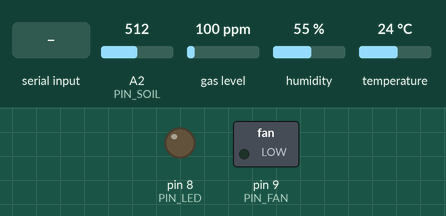
Recording of a sketch running on a simulated Arduino Mega 2560, built with avr-gcc and run on an emulated ATmega2560. On the bench: switched loads named in the sketch (green lamp = pin HIGH), output pins drawn as LEDs (lit = HIGH). The inputs (shaded band) are chosen by the test bench; at power-on: A2 (PIN_SOIL) = 512, gas level 100 ppm, humidity 55 %, temperature 24 °C. What the sketch prints to the serial monitor is not drawn.

Above: at 1.2 s.
1.3 s: "A\n" received over Serial
At 2.4 s:
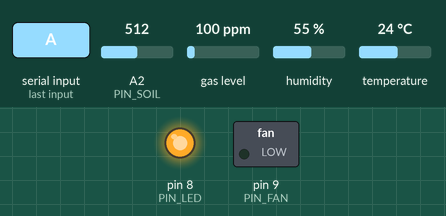
2.8 s: byte 66 ('B') received over Serial
At 3.3 s:
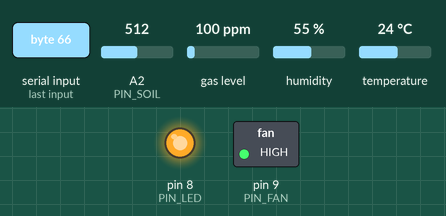
4.3 s: byte 97 ('a') received over Serial
At 4.8 s:
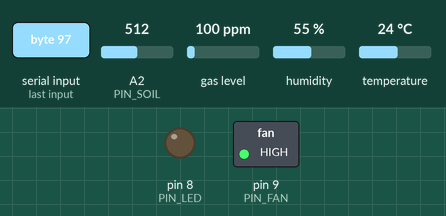
Timing chart, 0 to 7.3 s (numbered marks = the images above; inputs shaded):
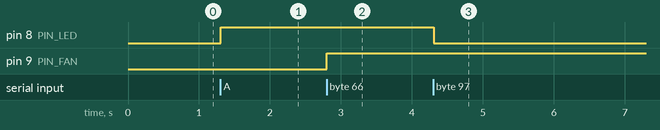

The sketch:

SmartFarm.ino
```cpp
//#define DEBUG 1
// 14B: H__T__S__C____

// ----------------------------------------------------------------------

// 온습도 센서
#define PIN_DHT11 A0
// 공기질 센서
#define PIN_MQ135 A1
// 토양 습도 센서
#define PIN_SOIL A2

// LED 모스펫
#define PIN_LED 8
// 팬 모스펫
#define PIN_FAN 9

// ----------------------------------------------------------------------

// 필요 라이브러리 (라이브러리 관리자에서 설치)
// DHT sensor library (by Adafruit)
// MQUnifiedsensor (by Miguel Califa, 등)

// DHT11 온습도 센서
#include <DHT.h>
DHT dht = DHT(PIN_DHT11, DHT11);

// MQ135 유해가스/공기질 센서 모듈
#include <MQUnifiedsensor.h>
// placa, volatage_resolution, ADC_bit_resolution, pin, type
// placa와 type은 디버그 출력용이기 때문에 정확한 값을 입력하지 않아도 됩니다.
MQUnifiedsensor MQ135("Arduino MEGA", 5, 10, PIN_MQ135, "MQ135");
  /*
  GAS      | a      | b
  CO       | 605.18 | -3.937
  Alcohol  | 77.255 | -3.18
  CO2      | 110.47 | -2.862
  Tolueno  | 44.947 | -3.445
  NH4      | 102.2  | -2.473
  Acetona  | 34.668 | -3.369
  */

// ----------------------------------------------------------------------

// LED on/off 상태
int ledStat = 0;
// FAN on/off 상태
int fanStat = 0;

void setup() {
  Serial.begin(9600);

  pinMode(PIN_LED, OUTPUT);
  digitalWrite(PIN_LED, LOW);
  pinMode(PIN_FAN, OUTPUT);
  digitalWrite(PIN_FAN, LOW);

  // 온습도 센서
  dht.begin();

  // 토양 습도 센서
  pinMode(PIN_SOIL, INPUT);

  // MQ135
  // Set math model to calculate the PPM concentration and the value of constants
  MQ135.setRegressionMethod(1); //_PPM =  a*ratio^b
  // Exponential regression (지수 회귀분석)
  // CO2
  MQ135.setA(110.47); MQ135.setB(-2.862);

  MQ135.init();

  // Calibrated value - 10번 정도 깨끗한 공기를 측정 후, 평균을 내어 R0을 영점을 맞춰준다.
  float calcR0 = 0;
  for(int i = 1; i<=10; i ++) {
    MQ135.update();  // Update data, the arduino will be read the voltage on the analog pin
    calcR0 += MQ135.calibrate(3.6); // 3.6 - MQ135는 3.6ppm을 깨끗한 공기로 가정.
  }
  MQ135.setR0(calcR0/10);
}

// 센서 정보 보낼 시간 계산할 변수
int writeTimer = 0;
void loop() {
  if (Serial.available()) {
    char a = Serial.read();

    if (a == 'r') { // 센서값 바로 보내기
      writeTimer = 100;
    }else if (a == 'A') { // LED 켜기
      digitalWrite(PIN_LED, HIGH);
      ledStat = 1;
    }else if (a == 'a') { // LED 끄기
      digitalWrite(PIN_LED, LOW);
      ledStat = 0;
    }else if (a == 'B') { // 팬 켜기
      digitalWrite(PIN_FAN, HIGH);
      fanStat = 1;
    }else if (a == 'b') { // 팬 끄기
      digitalWrite(PIN_FAN, LOW);
      fanStat = 0;
    }
  }

  // 100ms마다 // 100ms마다 1씩 커짐, 100이 되면(== 10초) 값 전송
  if (writeTimer >= 100) {
    writeTimer = 0;
    writeValues();
  }

  writeTimer++;
  delay(10);
}

void writeValues() {
  // 온습도 센서
  int humidity = dht.readHumidity();
  int temperature = dht.readTemperature();

#ifdef DEBUG
  Serial.print("h:");
  Serial.print(humidity);
  Serial.print(" / t:");\
  Serial.print(temperature);
#else
  Serial.write('H');
  Serial.write((byte*)&humidity, 2);
  Serial.write('T');
  Serial.write((byte*)&temperature, 2);
#endif


  // analogRead는 0 ~ Vcc(5V) 사이 전압값을 1024에 대응
  // 5V 전원, 0~3.6V 출력, 3.6V: 물에 잠김
  // 3.6V 정도 까지 밖에 쓰지 않기 때문에 출력값은 0~740 정도만 나옴
  // 0 ~ 630을 0 ~ 100으로 값을 조정한 다음(map)
  // 0 ~ 100을 벗어나지 않게(contrain) 값을 보정해서 사용
  int soilValue = constrain(map(analogRead(PIN_SOIL), 0, 630, 0, 100), 0, 100);
#ifdef DEBUG
  Serial.print(" / s:");
  Serial.print(soilValue);
#else
  Serial.write('S');
  Serial.write((byte*)&soilValue, 2);
#endif

  // 공기질 센서
  MQ135.update();
  float mqValue = 0;
  // CO2
  mqValue = MQ135.readSensor();
#ifdef DEBUG
  Serial.print(" / CO2:");
  Serial.print(mqValue);
#else
  Serial.write('C');
  //byte* b = (byte*)&mqValue;
  Serial.write((byte*)&mqValue, 4);
#endif

  // LED Stat
#ifdef DEBUG
  Serial.print(" / ledStat:");
  Serial.print(ledStat);
#else
  Serial.write('L');
  Serial.write((byte*)&ledStat, 1);
#endif

  // FAN Stat
#ifdef DEBUG
  Serial.print(" / fanStat:");
  Serial.print(fanStat);
  Serial.println("");
#else
  Serial.write('F');
  Serial.write((byte*)&fanStat, 1);
  Serial.write('\n');
#endif
}
```

Measured:
- after the input at 1.3 s, pin 8 (PIN_LED): LOW → HIGH at once
- after the input at 2.8 s, pin 9 (PIN_FAN): LOW → HIGH at once
- after the input at 4.3 s, pin 8 (PIN_LED): HIGH → LOW at once
